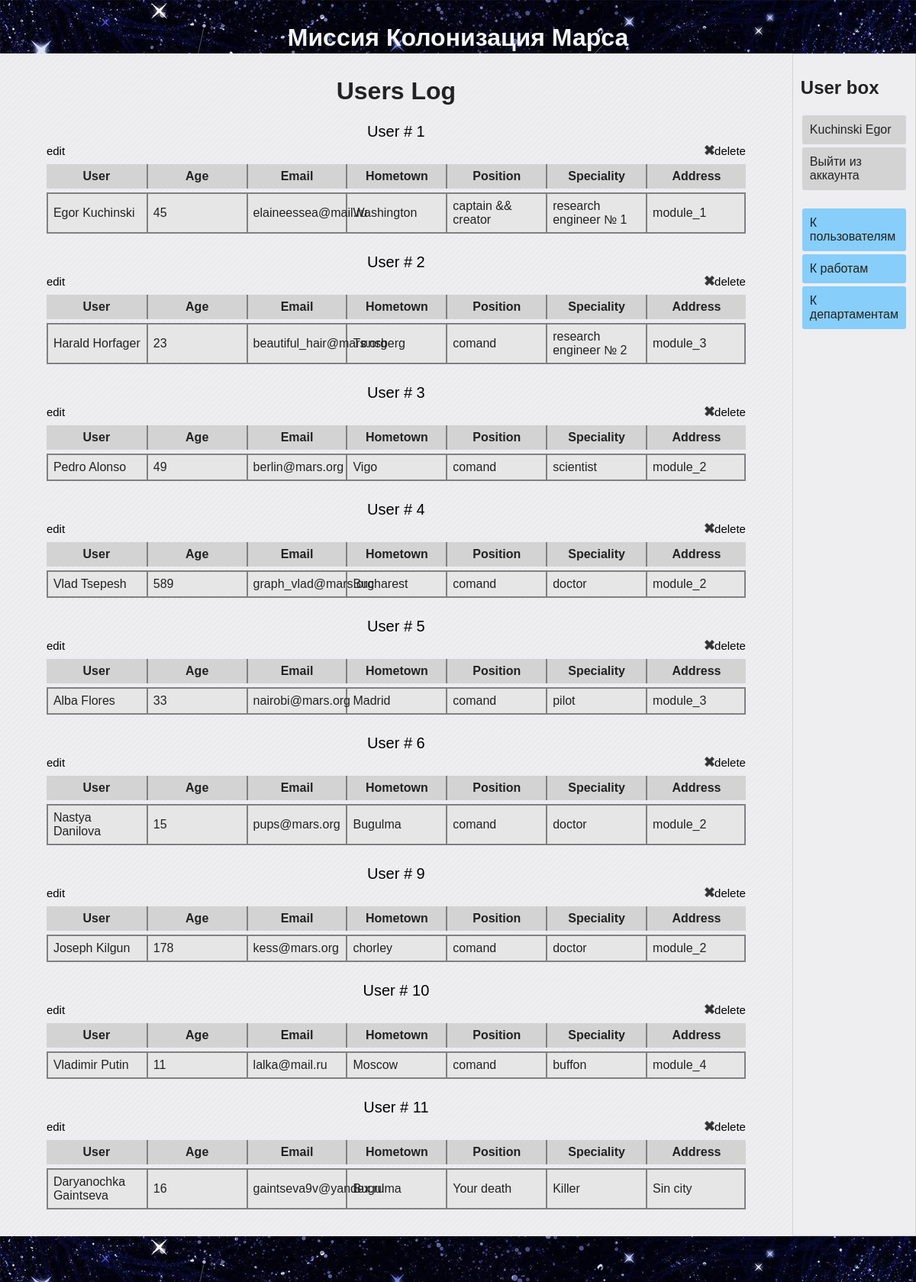
The app's page /users (signed in) with its own data.
### data/users.py (models this page shows, shortened)
class User(SqlAlchemyBase, UserMixin, SerializerMixin):
    __tablename__ = 'users'
    id = sqlalchemy.Column(sqlalchemy.Integer,
                           primary_key=True, autoincrement=True)
    surname = sqlalchemy.Column(sqlalchemy.String)
    name = sqlalchemy.Column(sqlalchemy.String)
    age = sqlalchemy.Column(sqlalchemy.Integer)
    hometown = sqlalchemy.Column(sqlalchemy.String)
    position = sqlalchemy.Column(sqlalchemy.String)
    speciality = sqlalchemy.Column(sqlalchemy.String)
    address = sqlalchemy.Column(sqlalchemy.String)
    email = sqlalchemy.Column(sqlalchemy.String,
                              index=True, unique=True)
    hashed_password = sqlalchemy.Column(sqlalchemy.String)
    modyfied_date = sqlalchemy.Column(sqlalchemy.DateTime,
                                      default=datetime.datetime.now)
    jobs = orm.relation("Jobs", back_populates='user')
    deps = orm.relation("Departments", back_populates='user')

### main.py (the view)
@app.route('/users')
def users_table():
    session = db_session.create_session()
    users = session.query(User).all()
    return render_template("user_table.html", title="User table", users=users)

### data/db_session.py (called while the page is built)
def create_session() -> Session:
    global __factory
    return __factory()

### main.py (called while the page is built)
@log_manager.user_loader
def load_user(user_id):
    session = db_session.create_session()
    return session.query(User).get(user_id)

### templates/user_table.html
{% extends "base.html" %}
{% block content %}
    <h1 style="text-align: center;">Users Log</h1>
    {% for user in users %}
        <table class="average-table">
            <caption>
                <a href="/home/{{ user.id }}">User # {{ user.id }}</a>
                {% if current_user.is_authenticated and (current_user == user or current_user.id == 1) %}
                    <div style="font-size: 15px;" class='flexbox flex_r_nowr flex_jcspacebetween_aicenter'>
                        <a href="/edit_user/{{ user.id }}">
                            <img src="/static/img/edit_icon1.png" alt="" width='13px'>edit</a>
                        <a href="/deluser/{{ user.id }}">
                            <img src="/static/img/delete_icon1.png" alt="" width="13px">delete</a>
                    </div>
                {% endif %}
            </caption>
            <thead>
                <th>User</th>
                <th>Age</th>
                <th>Email</th>
                <th>Hometown</th>
                <th>Position</th>
                <th>Speciality</th>
                <th>Address</th>
            </thead>
            <tbody>
                <tr>
                    <td>{{ user.name }} {{ user.surname }}</td>
                    <td>{{ user.age }}</td>
                    <td>{{ user.email }}</td>
                    <td>{{ user.hometown }}</td>
                    <td>{{ user.position }}</td>
                    <td>{{ user.speciality }}</td>
                    <td>{{ user.address }}</td>
                </tr>
            </tbody>
        </table>
    {% endfor %}
{% endblock %}

### templates/base.html (shortened to what this page needs)
<!DOCTYPE html>
<html lang="en">
<head>
    <link rel="stylesheet" href="/static/css/style.css">
</head>
<body>
    <header class="page-header">
        <h1>Миссия Колонизация Марса</h1>
    </header>
    <main class="flexbox flex_r_nowr">
        <div class='main_content'>
            {% block content %}{% endblock %}
        </div>
        <div class='user_box flexbox flex_c_nowr'>
            <h2>User box</h2>
            <div class="flexbox flex_c_nowr">
                {% if current_user.is_authenticated %}
                    <a class="btn" href="/home/{{ current_user.id }}">{{ current_user.surname }} {{current_user.name }}</a>
                    <a class="btn" href="/logout">Выйти из аккаунта</a>
                {% else %}
                    <a class="btn" href="/register">Зарегистрироваться</>
                    <a class="btn" href="/login">Войти</a>
                {% endif %}
            </div>
            <div class="flexbox flex_c_nowr usernav">
                <a href="/users" class="btn">К пользователям</a>
                <a href="/" class="btn">К работам</a>
                <a href="/departments" class="btn">К департаментам</a>
            </div>
        </div>
    </main>
    <footer class="page-footer"></footer>
</body>
</html>

### static/css/style.css (style rules this page uses)
body { background-color: #eeeef1; color: #222222; font-family: "Verdana", sans-serif; margin: 0; padding: 0; }
main { min-height: 568px; }
a { color: #000000; text-decoration: none; }
.page-header { background-color: #222244; background-image: url("../img/h2_bkgr.jpeg"); color: #f2f4f6; padding: 10px; height: 50px; text-align: center; }
.page-footer { background-color: #222244; background-image: url("../img/h2_bkgr.jpeg"); color: #f2f4f6; height: 40px; padding: 10px; text-align: center; }
.btn { display: block; background: lightgray; padding: 10px; margin: 2px; color: #222222; text-decoration: none; border-radius: 3px; }
.flexbox { display: flex; }
.flex_r_nowr { flex-flow: row nowrap; }
.flex_c_nowr { flex-flow: column nowrap; }
.flex_jcspacebetween_aicenter { justify-content: space-between; align-items: center; }
.user_box { border: 1px solid lightgray; padding: 10px; width: 12%; background-color: f2f4f6; }
.user_box .flexbox { margin-bottom: 20px; }
.usernav .btn { background-color: lightskyblue; }
.main_content { padding: 10px; width: 88%; }
.average-table { border-spacing: 0px 5px; margin: auto; margin-top: 20px; margin-bottom: 20px; table-layout: fixed; width: 90%; }
.average-table caption { font-size: 20px; line-height: 25px; }
.average-table th { background-color: lightgrey; border-left: 2px solid gray; padding: 7px; }
.average-table th:first-child { border-left: none; }
.average-table td { background-color: rgb(230, 230, 230); border: 2px solid gray; border-right: none; padding: 7px; }
.average-table td:last-child { border-right: 2px solid gray; }

### records on screen
User: id "1", name "Egor", surname "Kuchinski", age "45", email "elaineessea@mail.ru", hometown "Washington", position "captain && creator", speciality "research engineer № 1", address "module_1"
User: id "2", name "Harald", surname "Horfager", age "23", email "beautiful_hair@mars.org", hometown "Tønsberg", position "comand", speciality "research engineer № 2", address "module_3"
User: id "3", name "Pedro", surname "Alonso", age "49", email "berlin@mars.org", hometown "Vigo", position "comand", speciality "scientist", address "module_2"
User: id "4", name "Vlad", surname "Tsepesh", age "589", email "graph_vlad@mars.org", hometown "Bucharest", position "comand", speciality "doctor", address "module_2"
User: id "5", name "Alba", surname "Flores", age "33", email "nairobi@mars.org", hometown "Madrid", position "comand", speciality "pilot", address "module_3"
User: id "6", name "Nastya", surname "Danilova", age "15", email "pups@mars.org", hometown "Bugulma", position "comand", speciality "doctor", address "module_2"
User: id "9", name "Joseph", surname "Kilgun", age "178", email "kess@mars.org", hometown "chorley", position "comand", speciality "doctor", address "module_2"
User: id "10", name "Vladimir", surname "Putin", age "11", email "lalka@mail.ru", hometown "Moscow", position "comand", speciality "buffon", address "module_4"
User: id "11", name "Daryanochka", surname "Gaintseva", age "16", email "gaintseva9v@yandex.ru", hometown "Bugulma", position "Your death", speciality "Killer", address "Sin city"
